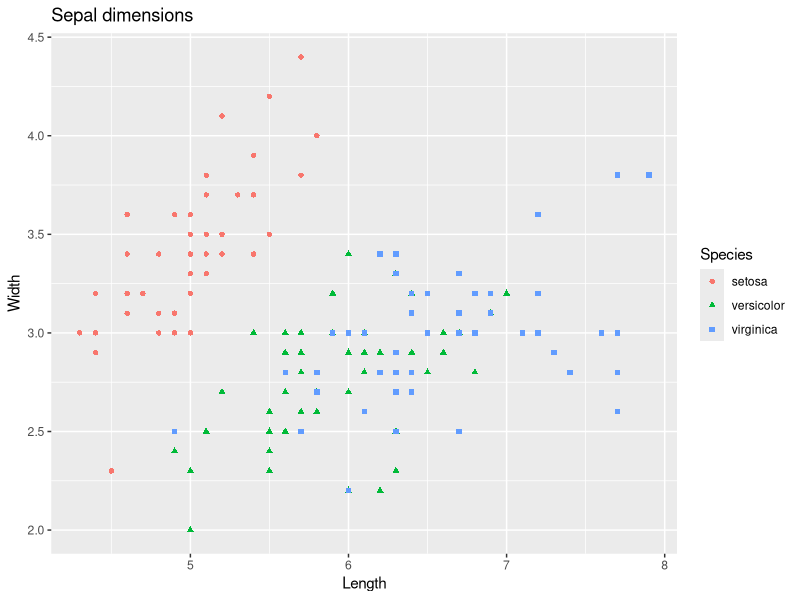
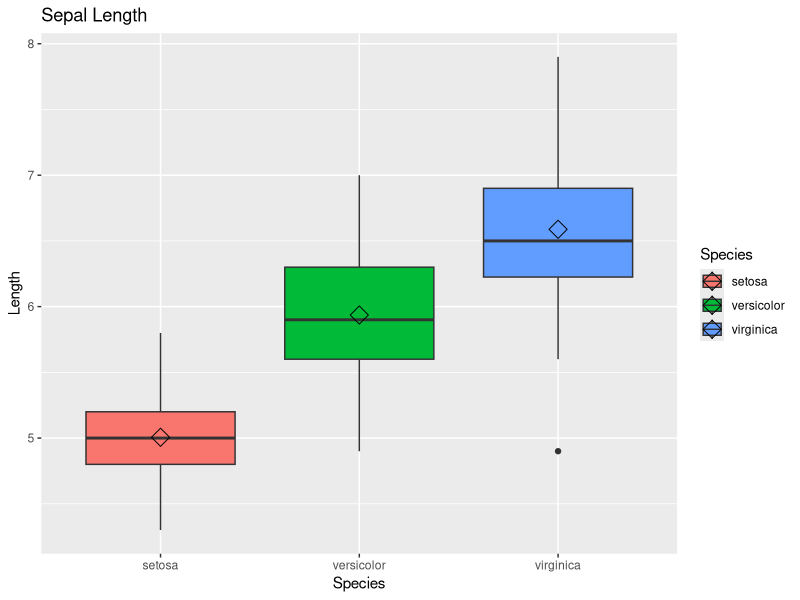
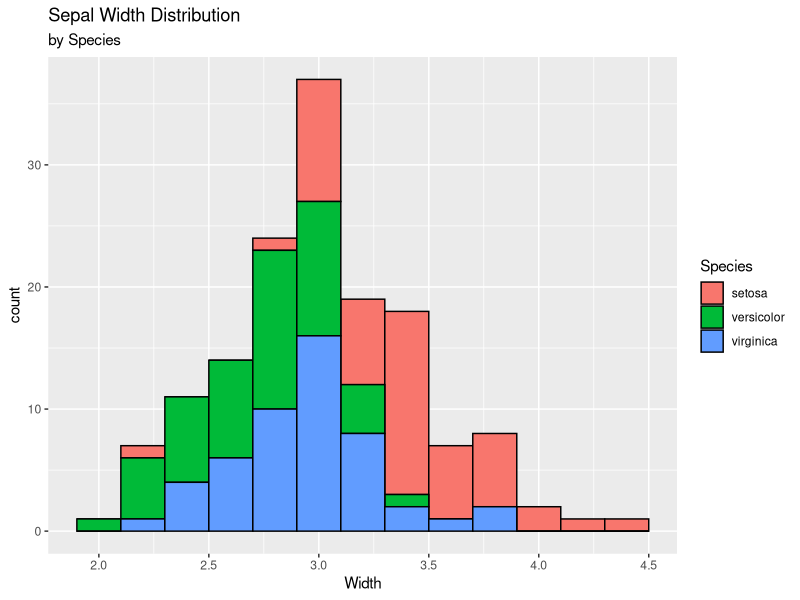
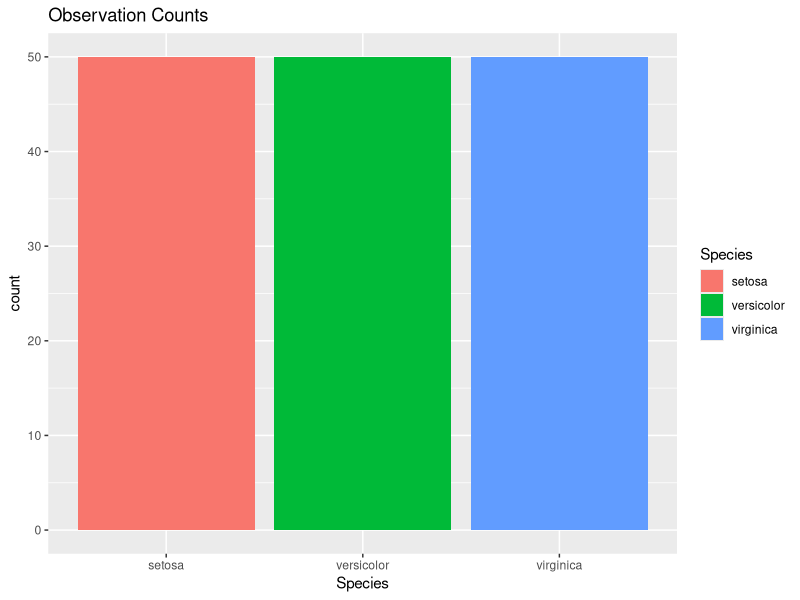
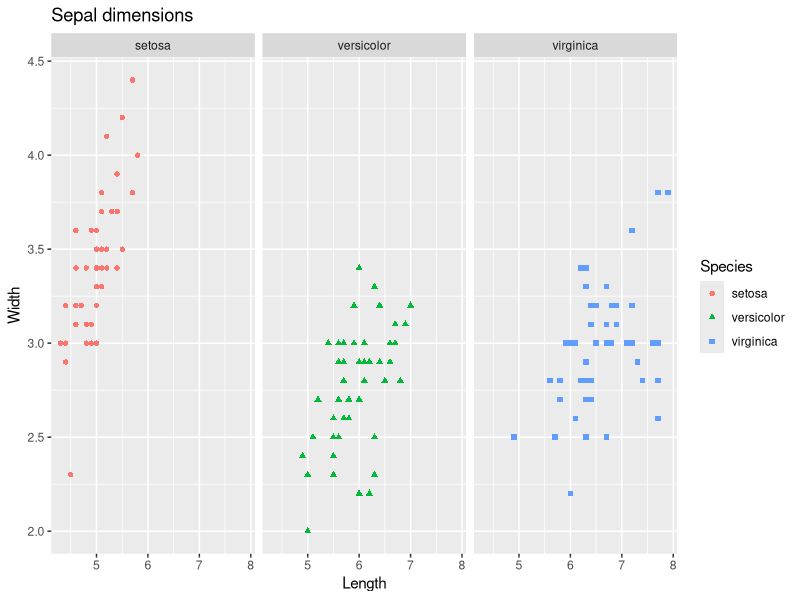
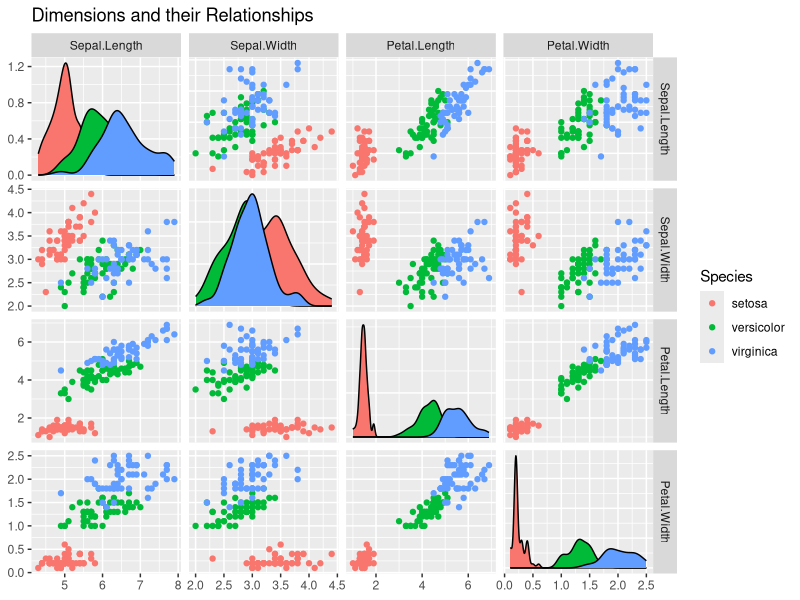

The R source for these figures, in order:
# Install packages:
# renv::install(c("tidyverse", "GGally"))
# Load packages:
library(tidyverse)
library(GGally)
# Take snapshot of versions:
# renv::snapshot()

# Load data:
data(iris)
# Explore Data:
head(iris) # First 6 rows of dataset
summary(iris) # Simple summary statistics overview of all variables
str(iris) # Structure of object together with class information

# From simple data.frame to tibble:
iris <- 
  iris |> 
  as_tibble()

# Manipulate data

# Compute mean of Sepal/Petal Length/Width for each Species:
iris |> 
  group_by(Species) |> 
  summarize(across(everything(), mean))

# Data Visualization with ggplot2

# Scatter-pLots of Sepal Width vs Length by Species:
iris |> 
  ggplot(aes(Sepal.Length, Sepal.Width, 
             color = Species, shape = Species)) + 
  geom_point() + 
  labs(
    title = "Sepal dimensions", 
    x = "Length", 
    y = "Width"
    )
# Box-plots of Sepal.Length by Species, including means:
iris |> 
  ggplot(aes(Species, Sepal.Length, 
             fill = Species)) + 
  geom_boxplot() + 
  stat_summary(fun.y = mean, 
               geom = "point", 
               shape = 5, 
               size = 4) + 
  labs(
    title = "Sepal Length", 
    y = "Length"
    )
# Histograms of Sepal.Width by Species:
iris |> 
  ggplot(aes(Sepal.Width, 
             fill = Species)) + 
  geom_histogram(binwidth=0.2, 
                 color="black") + 
  labs(
    title = "Sepal Width Distribution", 
    subtitle = "by Species", 
    x = "Width"
    )
# Bar-plot of number of observations by Species:
iris |> 
  ggplot(aes(Species, 
             fill = Species)) + 
  geom_bar() + 
  labs(title = "Observation Counts")
# Scatter-plots again, but now faceted along columns:
iris |> 
  ggplot(aes(Sepal.Length, Sepal.Width, 
             color = Species, 
             shape = Species)) + 
  geom_point(size = 1.5) + 
  facet_grid(. ~ Species) + 
  labs(
    title = "Sepal dimensions", 
    x = "Length", 
    y = "Width"
    )

# Pairs-plot of numeric variables by Species:
iris |> 
  ggpairs(aes(color = Species), 
          columns = 1:4, 
          upper = list(continuous = "points"), 
          legend = 3) + 
  labs(title = "Dimensions and their Relationships")

